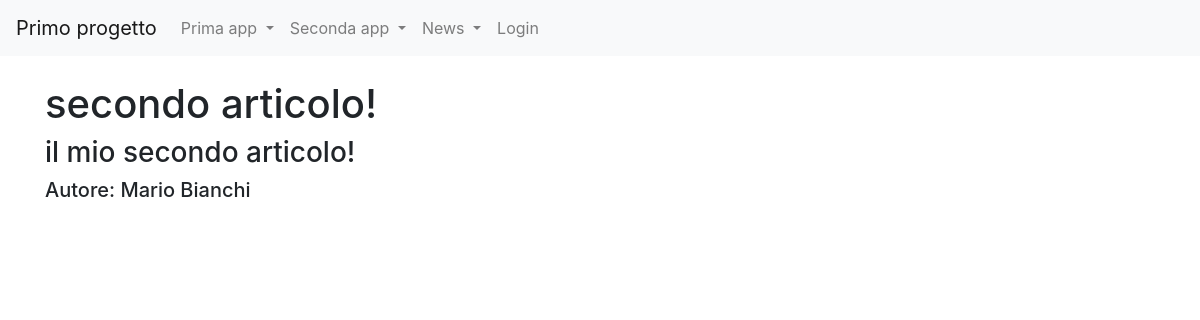
/news/articoli/2, run on an earlier commit of the app's database.
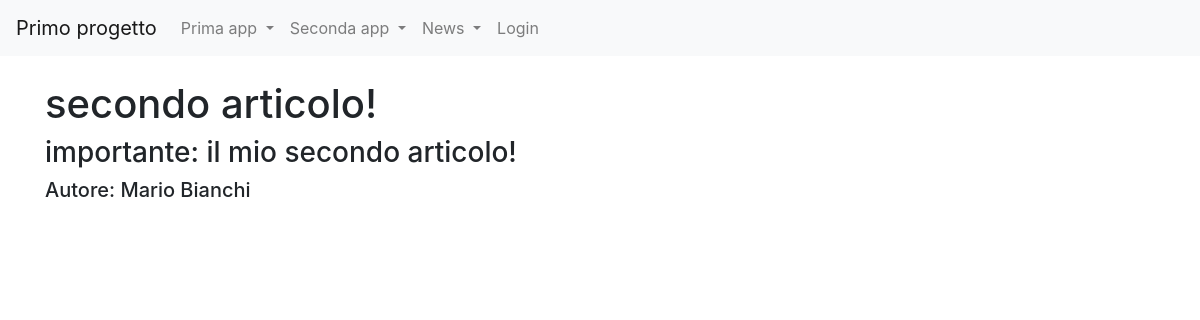
And on a later commit of the database.
### news/models.py (models this page shows, shortened)
class Articolo(models.Model):
    titolo=models.CharField(max_length=100)
    contenuto=models.TextField()
    giornalista=models.ForeignKey(Giornalista, on_delete=models.CASCADE, related_name="articoli")
    data=models.DateField(auto_now=True, blank=True)
    visualizzazzioni=models.IntegerField(default=0, blank=True)
    class Meta:
        verbose_name="Aticolo"
        verbose_name_plural="Aticoli"

class Giornalista(models.Model):
    nome=models.CharField(max_length=20)
    cognome=models.CharField(max_length=20)
    anno_di_nascita=models.DateField(blank=True)
    def __str__(self):
        return self.nome + " " + self.cognome
    class Meta:
        verbose_name="Giornalista"
        verbose_name_plural="Giornalisti"

### news/views.py (the view)
# urls.py: path('articoli/<int:pk>', articoloDetailView, name="articolo_detail"),
def articoloDetailView(request,pk):
    articolo=get_object_or_404(Articolo, pk=pk)
    context={"articolo": articolo}
    return render(request, "articolo_detail.html", context)

### news/templates/articolo_detail.html (shortened to what this page needs)
{% extends "base.html" %}
{%block content%}
    <h1>{{articolo.titolo}}</h1>
    <h3>{{articolo.contenuto}}</h3>
    <h5>Autore: {{articolo.giornalista}}</h5>
{%endblock content%}

What changed in the data, as far as the page shows it:
changed Articolo "secondo articolo!": contenuto "il mio secondo articolo!" → "importante: il mio secondo articolo!"
